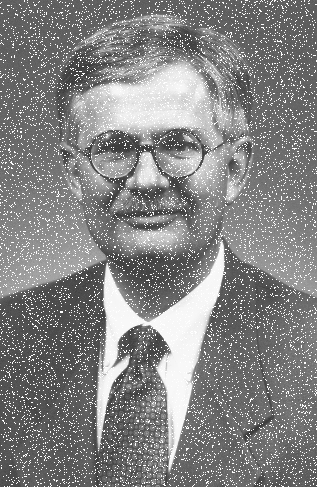
#> input picture images/whitmore_noise.pgm, 317 x 487 px
$ python average.py
#> lines starting #> are read from the running program, lines starting #| are printed output that depends on the picture
#> in main, img is the input picture: PIL image 317x487 L; min 62, max 255, mean 131.7
import numpy
from PIL import Image


def average_filter(data, filter_size):
#> called with filter_size = 7
    temp = []
    indexer = filter_size // 2
    data_final = numpy.zeros((len(data),len(data[0])))
#> data_final: shape (487, 317) float64; every value is 0
    for i in range(len(data)):

        for j in range(len(data[0])):

            for z in range(filter_size):
                # Verificando se estamos na borda, caso sim, colocamos 0 em torno para possibilitar o calculo da média.
                if i + z - indexer < 0 or i + z - indexer > len(data) - 1:
                    for c in range(filter_size):
                        temp.append(0)
                else:
                    # Verificando se estamos na borda, porém do outro lado, caso sim, colocamos 0 em torno para possibilitar o calculo da média.
                    if j + z - indexer < 0 or j + indexer > len(data[0]) - 1:
                        temp.append(0)

                    else:
                        # Como foi confirmado que não estamos na borda, podemos fazer o calculo dos valores
                        # que estão dentro do filter_size, pegando o valor mediano dele, e criando a
                        for k in range(filter_size):
                            temp.append(data[i + z - indexer][j + k - indexer])
            # Utilizamos a função average do numpy para calcular o valor médio dos valores do temp, que tem o mesmo tamanho do filter size
            data_final[i][j] = numpy.average(temp)
            temp = []
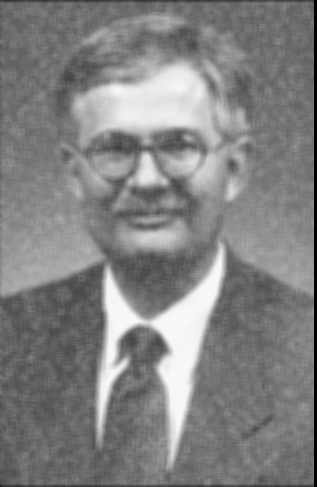
#> data_final: shape (487, 317) float64; min 0, max 249.1, mean 130.2
    return data_final


def main():
    img = Image.open("../images/whitmore_noise.pgm")
    arr = numpy.array(img)
    removed_noise = average_filter(arr, 7)
    out = Image.fromarray(removed_noise)
    img.show()
    out.show()


main()

$ run again, with images/abe_natsumi.pgm copied over images/whitmore_noise.pgm
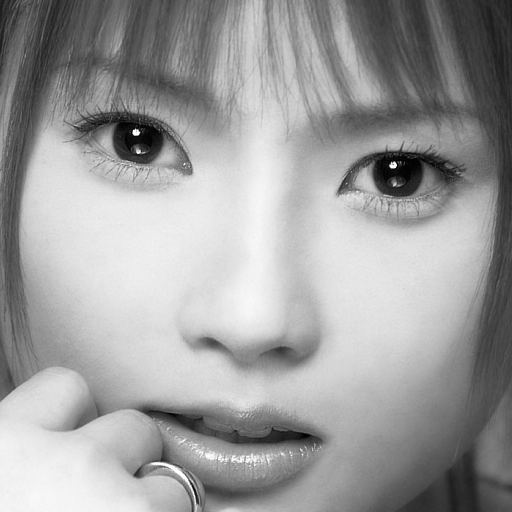
#> input picture images/abe_natsumi.pgm, 512 x 512 px
#> in main, img is the input picture: PIL image 512x512 L; min 0, max 255, mean 157.4
#> after the loop in average_filter, `for i in range(len(data)):`:
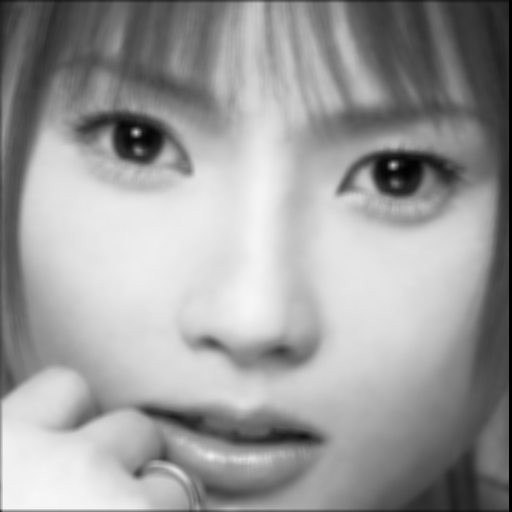
#> data_final: shape (512, 512) float64; min 0, max 247.1, mean 156.5
